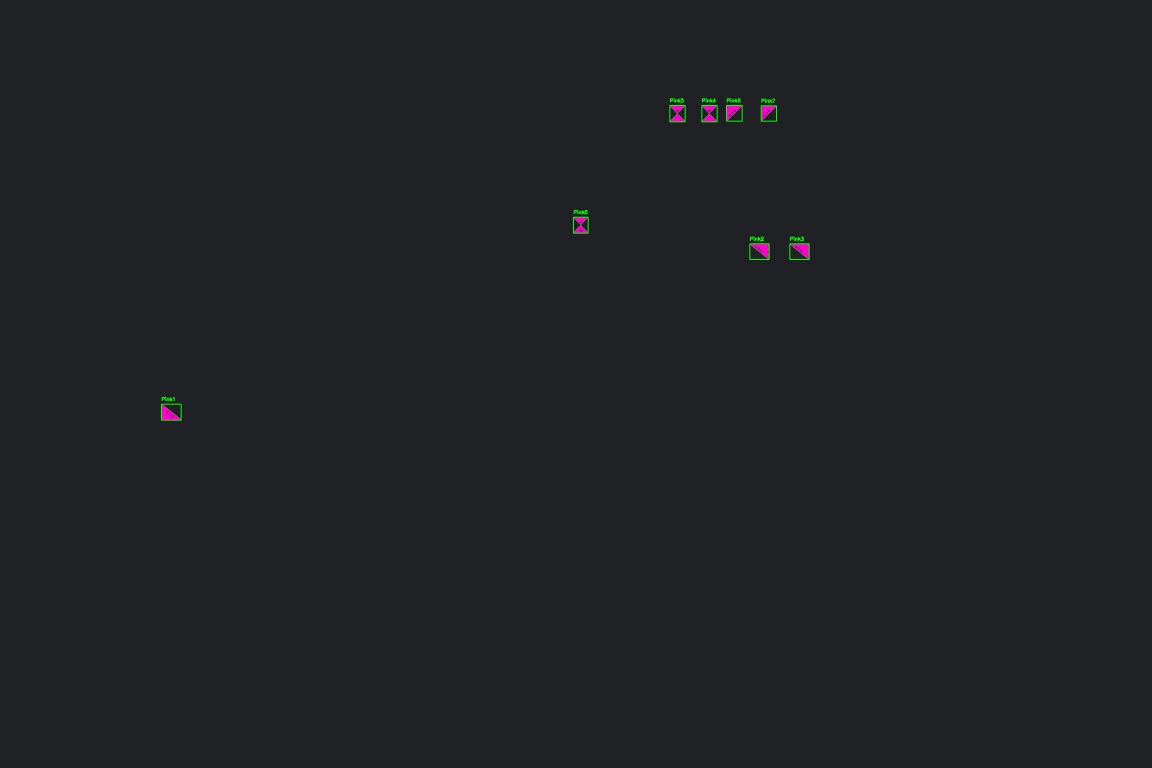
#> input picture server/files/Step7-results.png, 3456 x 2304 px (shown at 1/3 size)
$ python -i Step7.py   (imports and definitions only)
#> lines starting #> are read from the running program, lines starting #| are printed output that depends on the picture; after the words box and inside, x2 and y2 are one past the last pixel; in counts of white or black regions, pixels touching at a corner belong together
#!/usr/bin/env python3
"""
Contour-based Object Detection for Irregular Pink Shapes
Uses OpenCV contour detection to find individual pink shapes of any form
"""

import re
import math
import os
import cv2
import numpy as np
from pathlib import Path
import argparse
import shutil
import sys
from datetime import datetime
import cairosvg
import io
from PIL import Image

# [18 lines left out: function svg_to_image, not called in this run]

def detect_pink_shapes(image_path, output_path='pink_results.png'):
    """Detect individual pink shapes using contour detection"""
#> called with image_path = '../files/Step7-results.png', output_path = 'pink_results.png'
    print(f"Processing image: {image_path}")

    # Check if input is SVG and convert if needed
    if str(image_path).lower().endswith('.svg'):
        print("Converting SVG to image for processing...")
        pil_image = svg_to_image(image_path)
        if pil_image is None:
            return 0

        # Convert PIL Image to OpenCV format
        img = cv2.cvtColor(np.array(pil_image), cv2.COLOR_RGB2BGR)
    else:
        # Read image directly if it's not SVG
        img = cv2.imread(str(image_path))
#> img is the input picture: shape (2304, 3456, 3); mean B, G, R 36.1, 33.2, 32.2

    if img is None:
        print(f"Error: Could not read image {image_path}")
        return 0

    # Convert to HSV for better color detection
    hsv = cv2.cvtColor(img, cv2.COLOR_BGR2HSV)
#> hsv: shape (2304, 3456, 3); mean H, S, V 113, 28.5, 36.4

    # Define pink color range in HSV
    # Pink #ff00cd in RGB = (255, 0, 205) in BGR = (205, 0, 255)
    # Converting to HSV: H≈300, S≈100, V≈100
    # We need to account for HSV range: H=0-179, S=0-255, V=0-255
    # So H=300 becomes H=150 (300/2), S=100 becomes S=255, V=100 becomes V=255

    # Pink color range in HSV (adjusted for OpenCV's HSV range)
    lower_pink = np.array([140, 50, 50])   # Darker pink/magenta
    upper_pink = np.array([170, 255, 255]) # Lighter pink/magenta

    # Create mask for pink objects
    pink_mask = cv2.inRange(hsv, lower_pink, upper_pink)
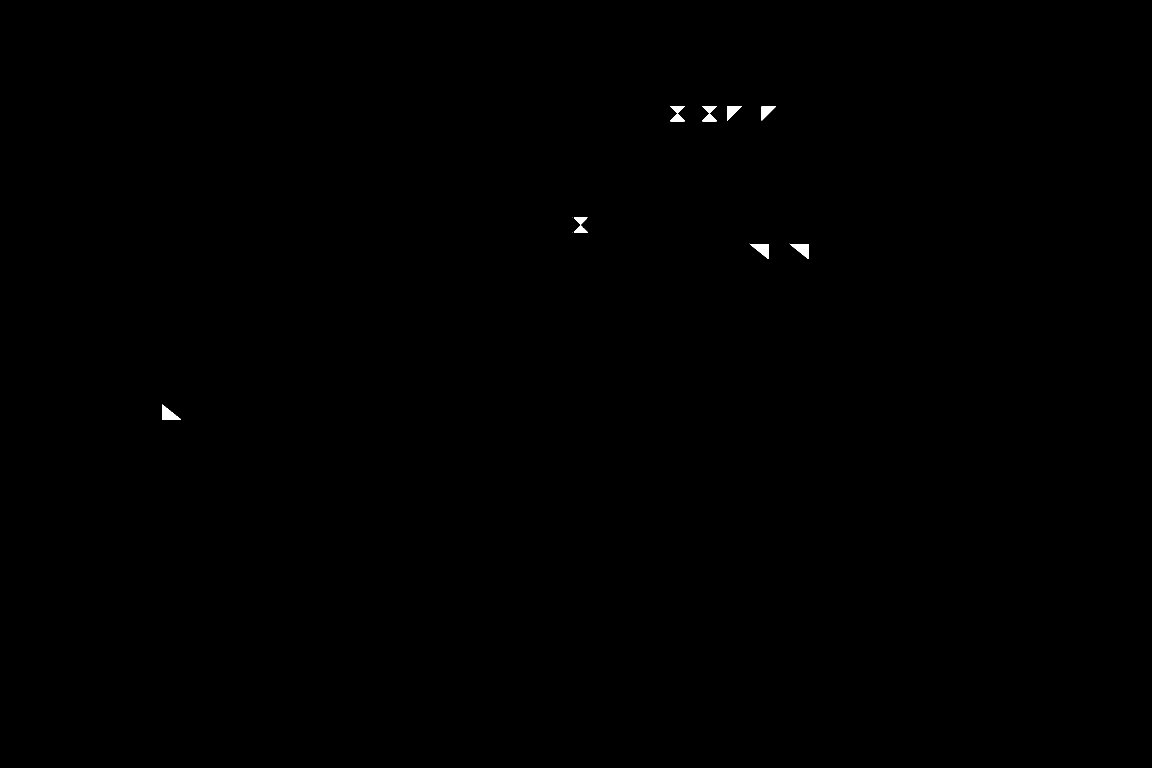
#> pink_mask: shape (2304, 3456) (shown at 1/3 size); 0.11% white; 12 white regions (4 under 20 px), largest, box (x1, y1, x2, y2) and area: (486, 1214, 542, 1259) 1314, (2371, 733, 2426, 777) 1250, (2251, 733, 2306, 777) 1246

    # Apply morphological operations to clean up the mask
    kernel = np.ones((3,3), np.uint8)
    pink_mask = cv2.morphologyEx(pink_mask, cv2.MORPH_CLOSE, kernel)
#> pink_mask: shape (2304, 3456); 0.11% white; 12 white regions (4 under 20 px), largest, box (x1, y1, x2, y2) and area: (486, 1214, 542, 1259) 1332, (2251, 733, 2306, 777) 1264, (2371, 733, 2426, 777) 1263
    pink_mask = cv2.morphologyEx(pink_mask, cv2.MORPH_OPEN, kernel)
#> pink_mask: shape (2304, 3456); 0.11% white; 11 white regions

    # Find contours
    contours, _ = cv2.findContours(pink_mask, cv2.RETR_EXTERNAL, cv2.CHAIN_APPROX_SIMPLE)
#> contours = 11 contours; largest, box (x1, y1, x2, y2) and area: (486, 1215, 541, 1259) 1250, (2253, 733, 2306, 776) 1184, (2373, 733, 2426, 776) 1183, (2181, 318, 2223, 360) 920, (2285, 319, 2326, 360) 878

    # Filter contours based on area (removed shape constraints for irregular shapes)
    valid_contours = []
    for contour in contours:
        area = cv2.contourArea(contour)

        # Filter by area (adjust these values based on your pink shapes)
        if 20 < area < 5000:  # Broader range to catch all potential pink shapes
            # Get bounding rectangle
            x, y, w, h = cv2.boundingRect(contour)

            # Check minimum size requirement
            if w >= 3 and h >= 3:  # Minimum size requirement
                valid_contours.append((contour, x, y, w, h, area))
#> this loop made 11 passes
#> (area, x, y, w, h) on passes 1 to 11: (1250.5, 486, 1215, 55, 44), (1183, 2373, 733, 53, 43), (1184, 2253, 733, 53, 43), (453.5, 1722, 677, 40, 21), (409, 1723, 653, 37, 20), (479, 2108, 342, 41, 22), (479, 2012, 342, 41, 22), (878, 2285, 319, 41, 41), (920.5, 2181, 318, 42, 42), (453.5, 2108, 318, 40, 21), (453.5, 2012, 318, 40, 21)
#> after the loop, valid_contours = 11 items

    print(f"Found {len(valid_contours)} initial pink contours")
#| Found 11 initial pink contours

    # Group nearby contours to identify individual pink shapes
    if len(valid_contours) > 0:
        # Sort by area to prioritize larger contours
        valid_contours.sort(key=lambda x: x[5], reverse=True)

        # Group contours that are close to each other
        grouped_contours = []
        used_indices = set()

        for i, (contour, x, y, w, h, area) in enumerate(valid_contours):
            if i in used_indices:
                continue

            # Find contours that are close to this one
            nearby_contours = [(contour, x, y, w, h, area)]
            used_indices.add(i)

            center_x = x + w/2
            center_y = y + h/2

            for j, (contour2, x2, y2, w2, h2, area2) in enumerate(valid_contours):
                if j in used_indices:
                    continue

                center_x2 = x2 + w2/2
                center_y2 = y2 + h2/2

                # Calculate distance between centers
                distance = ((center_x - center_x2)**2 + (center_y - center_y2)**2)**0.5

                # If contours are very close, group them
                if distance < 20:  # Adjusted for pink shapes
                    nearby_contours.append((contour2, x2, y2, w2, h2, area2))
                    used_indices.add(j)

            # Calculate combined bounding box for the group
            if nearby_contours:
                min_x = min(c[1] for c in nearby_contours)
                min_y = min(c[2] for c in nearby_contours)
                max_x = max(c[1] + c[3] for c in nearby_contours)
                max_y = max(c[2] + c[4] for c in nearby_contours)

                group_w = max_x - min_x
                group_h = max_y - min_y

                grouped_contours.append((nearby_contours, min_x, min_y, group_w, group_h))
#> this loop made 11 passes
#> (x, y, w, h, area, center_x, center_y, min_x) on passes 1 to 11: (486, 1215, 55, 44, 1250.5, 513.5, 1237, 486), (2253, 733, 53, 43, 1184, 2279.5, 754.5, 2253), (2373, 733, 53, 43, 1183, 2399.5, 754.5, 2373), (2181, 318, 42, 42, 920.5, 2202, 339, 2181), (2285, 319, 41, 41, 878, 2305.5, 339.5, 2285), (2108, 342, 41, 22, 479, 2128.5, 353, 2108), (2012, 342, 41, 22, 479, 2032.5, 353, 2012), (1722, 677, 40, 21, 453.5, 1742, 687.5, 1722), (2108, 318, 40, 21, 453.5, 2128, 328.5, 2108), (2012, 318, 40, 21, 453.5, 2032, 328.5, 2012), (1723, 653, 37, 20, 409, 1741.5, 663, 1723)
#> after the loop, grouped_contours = 11 items; used_indices = 11 items

        valid_contours = grouped_contours
        print(f"Grouped into {len(valid_contours)} pink shapes")
#| Grouped into 11 pink shapes

    # Draw results
    result_img = img.copy()

    # Draw contours and bounding boxes
    for i, (contours_group, x, y, w, h) in enumerate(valid_contours):
        # Draw all contours in the group
        for contour, _, _, _, _, _ in contours_group:
            cv2.drawContours(result_img, [contour], -1, (0, 255, 0), 1)

        # Draw bounding box around the group
        cv2.rectangle(result_img, (int(x), int(y)), (int(x + w), int(y + h)), (0, 255, 0), 2)

        # Add label
        label = f"Pink{i+1}"
        cv2.putText(result_img, label, (int(x), int(y)-10),
                   cv2.FONT_HERSHEY_SIMPLEX, 0.5, (0, 255, 0), 2)

        # Calculate total area for this shape
        total_area = sum(c[5] for c in contours_group)
        print(f"Pink{i+1}: Size={w:.1f}x{h:.1f}, Area={total_area:.1f}, Contours={len(contours_group)}")
#> this loop made 11 passes
#> (x, y, w, h, label, total_area) on passes 1 to 11: (486, 1215, 55, 44, 'Pink1', 1250.5), (2253, 733, 53, 43, 'Pink2', 1184), (2373, 733, 53, 43, 'Pink3', 1183), (2181, 318, 42, 42, 'Pink4', 920.5), (2285, 319, 41, 41, 'Pink5', 878), (2108, 342, 41, 22, 'Pink6', 479), (2012, 342, 41, 22, 'Pink7', 479), (1722, 677, 40, 21, 'Pink8', 453.5), (2108, 318, 40, 21, 'Pink9', 453.5), (2012, 318, 40, 21, 'Pink10', 453.5), (1723, 653, 37, 20, 'Pink11', 409)
#| Pink1: Size=55.0x44.0, Area=1250.5, Contours=1
#| Pink2: Size=53.0x43.0, Area=1184.0, Contours=1
#| Pink3: Size=53.0x43.0, Area=1183.0, Contours=1
#| Pink4: Size=42.0x42.0, Area=920.5, Contours=1
#| Pink5: Size=41.0x41.0, Area=878.0, Contours=1
#| Pink6: Size=41.0x22.0, Area=479.0, Contours=1
#| Pink7: Size=41.0x22.0, Area=479.0, Contours=1
#| Pink8: Size=40.0x21.0, Area=453.5, Contours=1
#> (further printed lines are left out)

    # Save result
    if output_path.lower().endswith('.svg'):
        # Convert back to PIL and save as SVG-compatible format
        result_pil = Image.fromarray(cv2.cvtColor(result_img, cv2.COLOR_BGR2RGB))
        # For now, save as PNG with SVG extension (you might want to convert back to SVG)
        png_path = output_path.replace('.svg', '.png')
        cv2.imwrite(png_path, result_img)
        print(f"Result saved as: {png_path} (PNG format)")
    else:
        cv2.imwrite(output_path, result_img)
        print(f"Result saved as: {output_path}")

    print(f"Total pink shapes detected: {len(valid_contours)}")
#| Total pink shapes detected: 11

    return len(valid_contours)

# [232 lines left out: functions parse_path_data, calculate_bounding_box, path_to_rect, process_svg_colors, run_step7, main, not called in this run]

# [26 lines not run here, left out]

>>> result = detect_pink_shapes('../files/Step7-results.png')
#> result = 11
